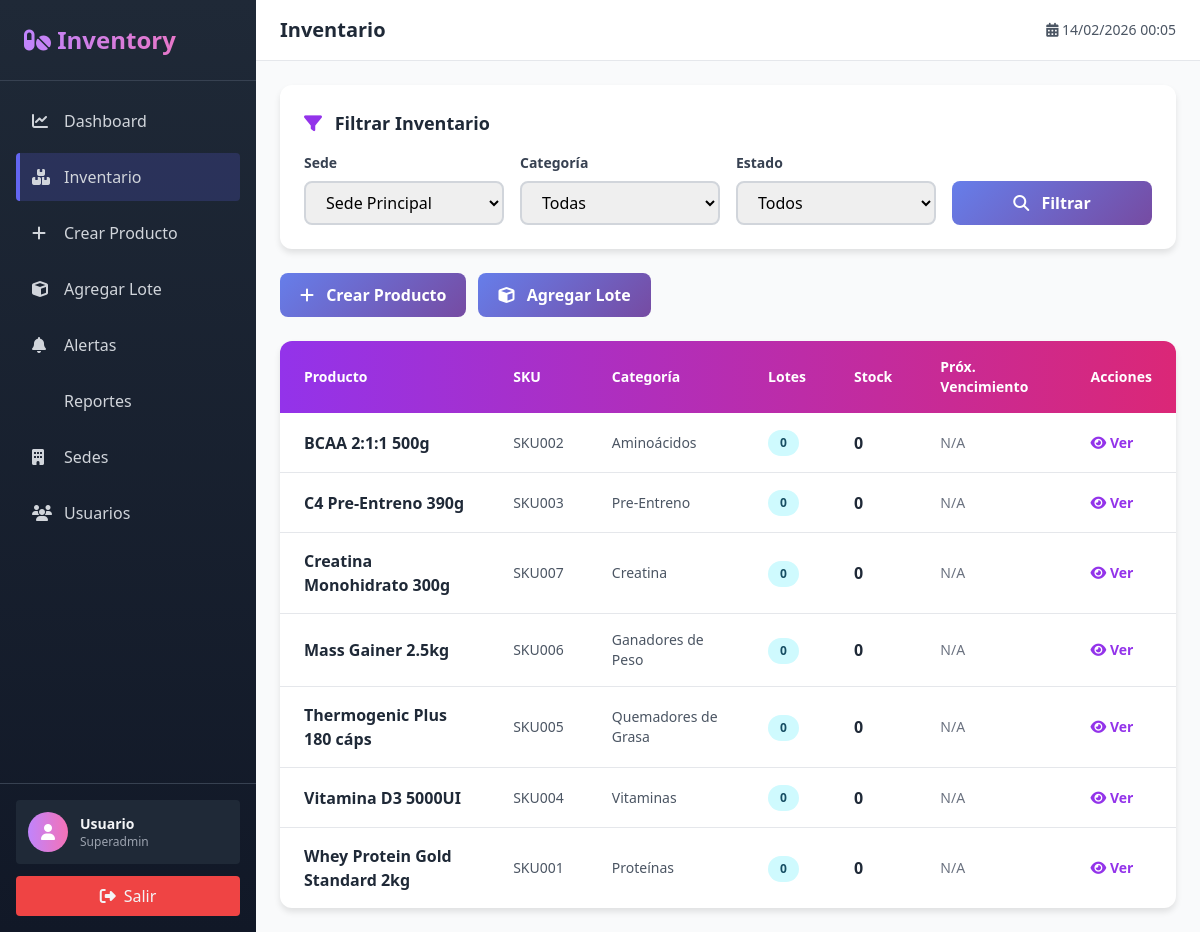
Page /index.php?action=inventory&sede=1 (signed in) on the committed database.
### tables this page shows
CREATE TABLE productos (
    id INT PRIMARY KEY AUTO_INCREMENT,
    nombre VARCHAR(150) NOT NULL,
    codigo_sku VARCHAR(50) UNIQUE,
    categoria_id INT NOT NULL,
    descripcion TEXT,
    precio_costo DECIMAL(10, 2) NOT NULL,
    precio_venta DECIMAL(10, 2) NOT NULL,
    stock_minimo INT DEFAULT 10,
    estado ENUM('activo', 'inactivo') DEFAULT 'activo',
    created_at TIMESTAMP DEFAULT CURRENT_TIMESTAMP,
    updated_at TIMESTAMP DEFAULT CURRENT_TIMESTAMP ON UPDATE CURRENT_TIMESTAMP,
    FOREIGN KEY (categoria_id) REFERENCES categorias(id) ON DELETE RESTRICT,
    INDEX(nombre),
    INDEX(codigo_sku),
    INDEX(categoria_id)
);

CREATE TABLE categorias (
    id INT PRIMARY KEY AUTO_INCREMENT,
    nombre VARCHAR(100) NOT NULL UNIQUE,
    descripcion TEXT,
    created_at TIMESTAMP DEFAULT CURRENT_TIMESTAMP,
    updated_at TIMESTAMP DEFAULT CURRENT_TIMESTAMP ON UPDATE CURRENT_TIMESTAMP
);

### app/controllers/BaseController.php (called while the page is built, shortened)
<?php
class BaseController {
    protected $db;
    protected $usuario = null;
    public function __construct($db) {
        $this->db = $db;
        $this->verificarSesion();
    }
    protected function verificarSesion() {
        if (!isset($_SESSION['usuario_id'])) {
            if ($this->noEsRutaPublica()) {
                header('Location: /index.php?action=login');
                exit;
            }
        } else {
            $this->cargarUsuario();
        }
    }
    protected function cargarUsuario() {
        $usuario_id = $_SESSION['usuario_id'] ?? null;
        $query = "SELECT u.*, s.nombre as sede_nombre FROM usuarios u
                  LEFT JOIN sedes s ON u.sede_id = s.id
                  WHERE u.id = ?";
        $stmt = $this->db->prepare($query);
        $stmt->bind_param('i', $usuario_id);
        $stmt->execute();
        $result = $stmt->get_result();
        if ($result->num_rows > 0) {
            $this->usuario = $result->fetch_assoc();
        } else {
            session_destroy();
            header('Location: /index.php?action=login');
            exit;
        }
    }
    protected function usuarioActual() {
        return $this->usuario;
    }
    protected function renderizar($vista, $datos = []) {
        extract($datos);
        $archivo = __DIR__ . '/../views/' . $vista . '.php';
        include $archivo;
        include __DIR__ . '/../views/layout.php';
    }
}
?>

### app/controllers/InventoryController.php (called while the page is built, shortened)
<?php
class InventoryController extends BaseController
{
    public function listado()
    {
        $usuario = $this->usuarioActual();
        $filtro_sede = $_GET['sede'] ?? $usuario['sede_id'];
        $filtro_categoria = $_GET['categoria'] ?? '';
        $filtro_estado = $_GET['estado'] ?? '';
        $inventario = $this->obtenerInventario($filtro_sede, $filtro_categoria, $filtro_estado);
        $sedes = $this->obtenerSedes();
        $categorias = $this->obtenerCategorias();
        $this->renderizar('inventory/listado', [
            'inventario' => $inventario,
            'sedes' => $sedes,
            'categorias' => $categorias,
            'filtro_sede' => $filtro_sede,
            'filtro_categoria' => $filtro_categoria,
            'filtro_estado' => $filtro_estado,
            'usuario' => $usuario
        ]);
    }
    private function obtenerInventario($sede_id, $categoria = '', $estado = '')
    {
        $query = "SELECT
                    p.id as producto_id,
                    p.nombre,
                    p.codigo_sku,
                    c.nombre as categoria,
                    COUNT(lp.id) as total_lotes,
                    SUM(lp.cantidad_disponible) as stock_disponible,
                    MIN(lp.fecha_vencimiento) as proximo_vencimiento,
                    MIN(DATEDIFF(lp.fecha_vencimiento, CURDATE())) as dias_minimo,
                    SUM(CASE WHEN DATEDIFF(lp.fecha_vencimiento, CURDATE()) < 0 AND lp.cantidad_disponible > 0 THEN lp.cantidad_disponible ELSE 0 END) as cantidad_vencida
                 FROM productos p
                 LEFT JOIN categorias c ON p.categoria_id = c.id
                 LEFT JOIN lotes_productos lp ON p.id = lp.producto_id AND lp.sede_id = ? AND lp.cantidad_disponible > 0
                 WHERE p.estado = 'activo'";
        $params = [$sede_id];
        $types = 'i';
        $query .= " GROUP BY p.id, p.nombre, p.codigo_sku, c.nombre ORDER BY p.nombre ASC";
        $stmt = $this->db->prepare($query);
        if (!empty($params)) {
            $stmt->bind_param($types, ...$params);
        }
        $stmt->execute();
        $resultado = [];
        $result = $stmt->get_result();
        while ($row = $result->fetch_assoc()) {
            $resultado[] = $row;
        }
        return $resultado;
    }
    private function obtenerSedes()
    {
        $query = "SELECT id, nombre FROM sedes WHERE estado = 'activa' ORDER BY nombre";
        $result = $this->db->query($query);
        $sedes = [];
        while ($row = $result->fetch_assoc()) {
            $sedes[] = $row;
        }
        return $sedes;
    }
    private function obtenerCategorias()
    {
        $query = "SELECT id, nombre FROM categorias ORDER BY nombre";
        $result = $this->db->query($query);
        $categorias = [];
        while ($row = $result->fetch_assoc()) {
            $categorias[] = $row;
        }
        return $categorias;
    }
}

### app/views/inventory/listado.php (the view, shortened to what this page needs)
<div class="space-y-6">
    <div class="card p-6">
        <h3 class="text-lg font-bold text-gray-800 mb-4">
            <i class="fas fa-filter text-purple-600 mr-2"></i> Filtrar Inventario
        </h3>
        <form method="GET" action="/index.php?action=inventory" class="grid grid-cols-1 md:grid-cols-4 gap-4">
            <?php if ($usuario['rol'] === 'superadmin'): ?>
                <div>
                    <label class="block text-sm font-semibold text-gray-700 mb-2">Sede</label>
                    <select name="sede" class="w-full px-4 py-2 border-2 border-gray-300 rounded-lg focus:outline-none focus:border-purple-500 transition">
                        <?php foreach ($sedes as $sede): ?>
                            <option value="<?php echo $sede['id']; ?>" <?php echo ($filtro_sede == $sede['id']) ? 'selected' : ''; ?>>
                                <?php echo htmlspecialchars($sede['nombre']); ?>
                            </option>
                        <?php endforeach; ?>
                    </select>
                </div>
            <?php endif; ?>
            <div>
                <label class="block text-sm font-semibold text-gray-700 mb-2">Categoría</label>
                <select name="categoria" class="w-full px-4 py-2 border-2 border-gray-300 rounded-lg focus:outline-none focus:border-purple-500 transition">
                    <option value="">Todas</option>
                </select>
            </div>
            <div>
                <label class="block text-sm font-semibold text-gray-700 mb-2">Estado</label>
                <select name="estado" class="w-full px-4 py-2 border-2 border-gray-300 rounded-lg focus:outline-none focus:border-purple-500 transition">
                    <option value="">Todos</option>
                </select>
            </div>
            <div class="flex items-end">
                <button type="submit" class="btn-primary w-full">
                    <i class="fas fa-search mr-2"></i> Filtrar
                </button>
            </div>
        </form>
    </div>
    <div class="flex gap-3">
        <a href="/index.php?action=crear_producto" class="btn-primary">
            <i class="fas fa-plus mr-2"></i> Crear Producto
        </a>
        <a href="/index.php?action=agregar_lote" class="btn-primary">
            <i class="fas fa-cube mr-2"></i> Agregar Lote
        </a>
    </div>
    <div class="card overflow-hidden">
        <div class="overflow-x-auto">
            <table class="w-full">
                <thead class="bg-gradient-to-r from-purple-600 to-pink-600 text-white">
                    <tr>
                        <th class="px-6 py-4 text-left text-sm font-semibold">Producto</th>
                        <th class="px-6 py-4 text-left text-sm font-semibold">SKU</th>
                        <th class="px-6 py-4 text-left text-sm font-semibold">Categoría</th>
                        <th class="px-6 py-4 text-left text-sm font-semibold">Lotes</th>
                        <th class="px-6 py-4 text-left text-sm font-semibold">Stock</th>
                        <th class="px-6 py-4 text-left text-sm font-semibold">Próx. Vencimiento</th>
                        <th class="px-6 py-4 text-left text-sm font-semibold">Acciones</th>
                    </tr>
                </thead>
                <tbody class="divide-y">
                    <?php if (empty($inventario)): ?>
                        <tr>
                            <td colspan="7" class="px-6 py-8 text-center text-gray-500">
                                <i class="fas fa-inbox text-3xl mb-2"></i>
                                <p>No hay productos en el inventario</p>
                            </td>
                        </tr>
                    <?php else: ?>
                        <?php foreach ($inventario as $item): ?>
                            <tr class="hover:bg-gray-50 transition">
                                <td class="px-6 py-4">
                                    <div>
                                        <p class="font-semibold text-gray-800"><?php echo htmlspecialchars($item['nombre']); ?></p>
                                    </div>
                                </td>
                                <td class="px-6 py-4 text-sm text-gray-600"><?php echo htmlspecialchars($item['codigo_sku']); ?></td>
                                <td class="px-6 py-4 text-sm text-gray-600"><?php echo htmlspecialchars($item['categoria']); ?></td>
                                <td class="px-6 py-4">
                                    <span class="status-badge badge-info"><?php echo $item['total_lotes']; ?></span>
                                </td>
                                <td class="px-6 py-4">
                                    <span class="font-semibold text-gray-800"><?php echo $item['stock_disponible'] ?? 0; ?></span>
                                </td>
                                <td class="px-6 py-4 text-sm">
                                    <?php if ($item['proximo_vencimiento']): ?>
                                        <?php
                                        $dias = (new DateTime($item['proximo_vencimiento']))->diff(new DateTime())->days;
                                        $badge = $dias < 0 ? 'badge-danger' : ($dias <= 7 ? 'badge-warning' : 'badge-success');
                                        ?>
                                        <span class="status-badge <?php echo $badge; ?>">
                                            <?php echo date('d/m/Y', strtotime($item['proximo_vencimiento'])); ?>
                                        </span>
                                    <?php else: ?>
                                        <span class="text-gray-500">N/A</span>
                                    <?php endif; ?>
                                </td>
                                <td class="px-6 py-4 text-sm">
                                    <a href="/index.php?action=detalles_producto&id=<?php echo $item['producto_id']; ?>"
                                       class="text-purple-600 hover:text-purple-800 font-semibold mr-3">
                                        <i class="fas fa-eye"></i> Ver
                                    </a>
                                </td>
                            </tr>
                        <?php endforeach; ?>
                    <?php endif; ?>
                </tbody>
            </table>
        </div>
    </div>
</div>

### rows in the picture
productos: nombre "BCAA 2:1:1 500g", codigo_sku "SKU002", categoria.nombre "Aminoácidos", total_lotes "0", stock_disponible "0"
productos: nombre "C4 Pre-Entreno 390g", codigo_sku "SKU003", categoria.nombre "Pre-Entreno", total_lotes "0", stock_disponible "0"
productos: nombre "Creatina Monohidrato 300g", codigo_sku "SKU007", categoria.nombre "Creatina", total_lotes "0", stock_disponible "0"
productos: nombre "Mass Gainer 2.5kg", codigo_sku "SKU006", categoria.nombre "Ganadores de Peso", total_lotes "0", stock_disponible "0"
productos: nombre "Thermogenic Plus 180 cáps", codigo_sku "SKU005", categoria.nombre "Quemadores de Grasa", total_lotes "0", stock_disponible "0"
productos: nombre "Vitamina D3 5000UI", codigo_sku "SKU004", categoria.nombre "Vitaminas", total_lotes "0", stock_disponible "0"
productos: nombre "Whey Protein Gold Standard 2kg", codigo_sku "SKU001", categoria.nombre "Proteínas", total_lotes "0", stock_disponible "0"

### other values in the picture
$item['label'] "Dashboard"
$item['label'] "Inventario"
$item['label'] "Crear Producto"
$item['label'] "Agregar Lote"
$item['label'] "Alertas"
$item['label'] "Reportes"
$item['label'] "Sedes"
$item['label'] "Usuarios"
substr($_SESSION['usuario_nombre'] ?? 'Usuario', 0, 20) "Usuario"
$_SESSION['rol'] "Superadmin"
$pageTitles[$action] "Inventario"
form field sede "Sede Principal"
